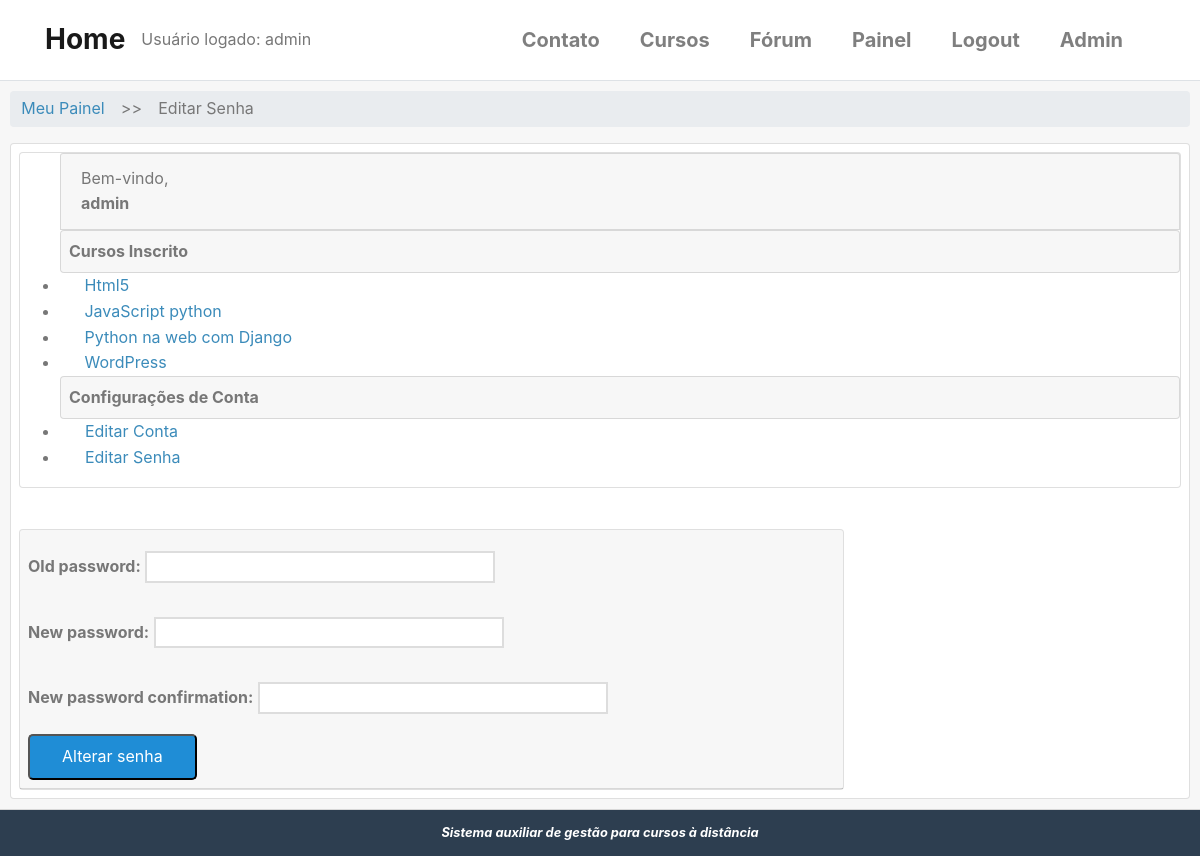
The page /conta/editar/senha/ (signed in) on the database its author committed.
### accounts/models.py (models this page shows, shortened)
class User(AbstractBaseUser, PermissionsMixin):
    username = models.CharField(
        'Usuário', max_length=30, unique=True,
        validators = [validators.RegexValidator(re.compile('^[\w.@+-]+$'),
        'O nome de usuário só pode conter letras, dígitos ou os seguintes caracteres: @/ ./ +/ -/ _',
        'Usuário inválido ou já existente!')]
    )
    email = models.EmailField('E-mail', unique=True)
    name = models.CharField('Nome', max_length=100, blank=True)
    is_active = models.BooleanField('Está ativo?', blank=True, default=True)
    is_staff = models.BooleanField('É da equipe?', blank=True, default=False)
    date_joined = models.DateTimeField('Data de Entrada', auto_now_add=True)
    objects = UserManager()
    USERNAME_FIELD = 'username'
    REQUIRED_FIELDS = ['email']
    class Meta:
        verbose_name = 'Usuário'
        verbose_name_plural = 'Usuários'
    def __str__(self):
        return self.name or self.username

### cursos/models.py (models this page shows, shortened)
class Enrollment(models.Model):
    STATUS_CHOICES = (
        (0, 'Pendente'),
        (1, 'Aprovado'),
        (2, 'Cancelado'),
        (3, 'Recusado'),
    )
    usuario = models.ForeignKey(
        settings.AUTH_USER_MODEL,
        verbose_name='Usuário',
        related_name='enrollments',
        on_delete=models.DO_NOTHING
    )
    curso = models.ForeignKey(
        Cursos, verbose_name='Curso',
        related_name='enrollments',
        on_delete=models.DO_NOTHING
    )
    status = models.ImageField(
        'Situação',
        choices=STATUS_CHOICES,
        default=0,
        blank=True
    )
    criado_em = models.DateTimeField('Criado em', auto_now_add=True)
    atualizado_em = models.DateTimeField('Atualizado em ', auto_now_add=True)
    class Meta:
        verbose_name = 'Inscrição'
        verbose_name_plural = 'Inscrições'
        """
        unique_together/unicidade - combina a unicidade entre cursos e usuário,
        ou seja, cada usuário se increve apenas uma vez para cada curso.
        """
        unique_together = (('usuario', 'curso'),)

class Cursos(models.Model):
    nome = models.CharField('Nome', max_length=100)
    slug = models.SlugField('Atalho')
    descricao = models.TextField('Descrição Simples', blank=True)
    sobre = models.TextField('Sobre o Curso', blank=True)
    data_inicial = models.DateField(
        'Data de início', null=True, blank=True,
    )
    imagem = models.ImageField(
        upload_to='cursos/imagens', verbose_name='Imagem',
        null=True, blank=True
    )
    criado_em = models.DateTimeField('Criado em', auto_now_add=True)
    atualizado_em = models.DateTimeField('Atualizado em ', auto_now_add=True)
    objects = CursosManager()
    def __str__(self):
        return str(self.nome)
    class Meta:
        verbose_name = 'Curso'
        verbose_name_plural = 'Cursos'
        ordering = ['nome']  # ['-name'] ordem decrescente

### accounts/views.py (the view)
# urls.py: path('editar/senha/', views.editar_senha, name='editar_senha'),
@login_required
def editar_senha(request):
    template_name = 'accounts/editar_senha.html'
    context = {}
    if request.method == 'POST':
        form = PasswordChangeForm(data=request.POST, user=request.user)
        if form.is_valid():
            form.save()
            messages.success(request,
                             'Senha alterada com sucesso!!!'
                             )
            return redirect('accounts:painel')
    else:
        form = PasswordChangeForm(user=request.user)
    context['form'] = form
    return render(request, template_name, context)

### cursos/templatetags/cursos_tags.py (called while the page is built)
@register.simple_tag
def listar_meus_cursos(user):
    return Enrollment.objects.filter(usuario=user)

### templates/accounts/editar_senha.html (shortened to what this page needs)
{% extends "accounts/dashboard.html" %}
{% block breadcrumb %}
    {{ block.super }}
    <li style='margin: 5px;'>>></li>
    <li><a>Editar Senha</a></li>
{% endblock %}
{% block dashboard_content %}
    <form class="pure-form pure-form-stacked" method="POST">
        <fieldset>
            {% for field in form %}
            <div class="pure-control-group">
                {{ field.label_tag }}
                {{ field }}
            </div>
            {% endfor %}
            <div class="pure-controls">
                <button type="submit"
                class="pure-button pure-button-primary">
                Alterar senha</button>
            </div>
        </fieldset>
    </form>
{% endblock %}

### templates/accounts/dashboard.html (shortened to what this page needs)
{% extends "base.html" %}
{% load static %}
{% load cursos_tags %}
{% block content %}
{% listar_meus_cursos user as enrollments %}
<div class="card-header" style='padding: 10px;'>
    <div class="">
        <ul class="breadcrumb pure-menu-heading">
            {% block breadcrumb %}
            <li><a class="" href="{% url 'accounts:painel' %}">Meu Painel</a></li>
            {% endblock %}
        </ul>
    </div>
    <div class="card" style='margin: auto;'>
        <div class="pure-g-r content-ribbon">
            <div class="pure-u-1-4 m-2">
                <div class="card pure-menu pure-menu-open">
                    <ul>
                        <li class="card card-header">
                            Bem-vindo, <strong>{{ user }}</strong>
                        </li>
                        {% block menu_options %}
                        <li class="card card-header p-2"><strong>Cursos Inscrito</strong></li>
                        {% for enrollment in enrollments %}
                        <li>
                            <a href="{% url 'cursos:anuncios' enrollment.curso.slug %}">
                                <i class="fa fa-book pr-1"></i>{{ enrollment.curso }}
                            </a>
                        </li>
                        {% empty %}
                        <li style='padding: 5px 0 5px 15px;'>Não há inscrições</li>
                        {% endfor %}
                        <li class="card card-header p-2"><strong>Configurações de Conta</strong></li>
                        <li>
                            <a href="{% url 'accounts:editar_usuario' %}">
                                <i class="fa fa-cog"></i>
                                Editar Conta
                            </a>
                        </li>
                        <li>
                            <a href="{% url 'accounts:editar_senha' %}">
                            <i class="fa fa-lock"></i>
                            Editar Senha</a>
                        </li>
                        {% endblock menu_options %}
                    </ul>
                </div>
            </div>
            <br>
            <div class="carddash pure-u-2-3 m-2">
                <div class="card">
                    <div class="card-header p-2">
                    {% block dashboard_content %}{% endblock %}
                    </div>
                </div>
            </div>
        </div>
    </div>
</div>
{% endblock content %}

### templates/base.html (shortened to what this page needs)
{% load static %}
<!DOCTYPE html>
<html lang="pt-BR">
<head>
    <link rel="stylesheet" href="https://cdn.jsdelivr.net/npm/bootstrap@4.5.3/dist/css/bootstrap.min.css"
>
    <link rel="stylesheet" href="http://yui.yahooapis.com/pure/0.3.0/pure-min.css">
    <link rel="stylesheet" href="{% static 'css/styles1.css' %}"/>
    <link rel="stylesheet" href="{% static 'css/font-awesome.css' %}"/>
</head>
<div class="container-flex">
    <nav class="navbar navbar-expand-sm py-3 border-bottom navbar-light" style='margin-bottom: 0'>
        <div class="container">
            <a href="{% url 'home' %}" class="navbar-brand">
                <span class="font-weight-bold h3">Home</span>
            </a>
            Usuário logado: {{ user }}
            <div class="collapse navbar-collapse" id="navbarCollapse">
                <ul class="navbar-nav ml-auto">
                    <li class="nav-item">
                        <a href="{% url 'contato' %}" class="nav-link lead mr-4 font-weight-bold">Contato</a>
                    </li>
                    <li class="nav-item">
                        <a href="{% url 'cursos:lista_cursos' %}" class="nav-link lead mr-4 font-weight-bold">Cursos</a>
                    </li>
                    <li class="nav-item">
                        <a href="{% url 'forum:forum_index' %}" class="nav-link lead mr-4 font-weight-bold">Fórum</a>
                    </li>
                    {% if user.is_authenticated %}
                    <li class="nav-item">
                        <a href="{% url 'accounts:painel' %}" class="nav-link lead mr-4 font-weight-bold">Painel</a>
                    </li>
                    <li class="nav-item">
                        <a href="{% url 'accounts:logout' %}" class="nav-link lead mr-4 font-weight-bold">Logout</a>
                    </li>
                    {% endif %}
                    {% if user.is_superuser %}
                    <li class="nav-item">
                        <a href="/admin/" class="nav-link lead mr-4 font-weight-bold">Admin</a>
                    </li>
                    {% endif %}
                </ul>
            </div>
        </div>
    </nav>
    {% block content %}
    {% endblock %}
    <div class="footer">
        <i><b>Sistema auxiliar de gestão para cursos à distância</b></i>
    </div>
</div>
</html>

### static/css/styles1.css (style rules this page uses)
* { -webkit-box-sizing: border-box; -moz-box-sizing: border-box; box-sizing: border-box; }
a { color: #3b8bba; }
.pure-menu li a { padding-left: 0.5em; }
.carddash { margin: 40px; width: 70%; }
.footer { background: #2d3e50; color: #fff; text-align: center; padding: 1em; font-size: 80%; }
.pure-form label { margin: 1em 0 0; font-weight: bold; font-size: 100%; }
.pure-form input[type], .pure-form textarea, .pure-form select { border: 2px solid #ddd; box-shadow: none; font-size: 100%; width: 100%; max-width: 350px; margin-bottom: 0.3em; }
.pure-form .pure-control-group { margin-bottom: 1em; }
.pure-button-primary { background-color: #1f8dd6; color: white; padding: 0.5em 2em; border-radius: 5px; }
ul.breadcrumb { padding: 0; }
ul.breadcrumb li { display: inline-block; }
ul.breadcrumb li a { display: inline-block; padding: 0.3em 0.7em; }
a { color: #3b8bba; text-decoration: none; }

### rows shown on the page
User: name+username "admin"
Enrollment: curso "Html5"
Enrollment: curso "JavaScript python"
Enrollment: curso "Python na web com Django"
Enrollment: curso "WordPress"

### other values the page prints
{{ field.label_tag }} "Old password:" "New password:" "New password confirmation:"
